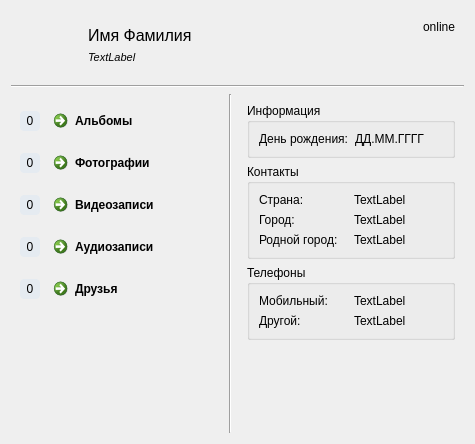
<?xml version="1.0" encoding="UTF-8"?>
<ui version="4.0">
 <class>VkPageUser</class>
 <widget class="QWidget" name="VkPageUser">
  <property name="geometry">
   <rect>
    <x>0</x>
    <y>0</y>
    <width>475</width>
    <height>444</height>
   </rect>
  </property>
  <property name="windowTitle">
   <string>Form</string>
  </property>
  <layout class="QGridLayout" name="gridLayout" columnstretch="0,0,1">
   <item row="2" column="0">
    <widget class="QWidget" name="widget" native="true">
     <layout class="QGridLayout" name="gridLayout_5">
      <item row="4" column="1">
       <widget class="QCommandLinkButton" name="commandLinkButton_5">
        <property name="text">
         <string>Друзья</string>
        </property>
        <property name="icon">
         <iconset theme="config-users">
          <normaloff>.</normaloff>.</iconset>
        </property>
       </widget>
      </item>
      <item row="1" column="1">
       <widget class="QCommandLinkButton" name="commandLinkButton_2">
        <property name="text">
         <string>Фотографии</string>
        </property>
        <property name="icon">
         <iconset theme="applications-photography">
          <normaloff>.</normaloff>.</iconset>
        </property>
       </widget>
      </item>
      <item row="2" column="1">
       <widget class="QCommandLinkButton" name="commandLinkButton_3">
        <property name="text">
         <string>Видеозаписи</string>
        </property>
        <property name="icon">
         <iconset theme="totem">
          <normaloff>.</normaloff>.</iconset>
        </property>
       </widget>
      </item>
      <item row="3" column="1">
       <widget class="QCommandLinkButton" name="commandLinkButton_4">
        <property name="text">
         <string>Аудиозаписи</string>
        </property>
        <property name="icon">
         <iconset theme="applications-multimedia">
          <normaloff>.</normaloff>.</iconset>
        </property>
       </widget>
      </item>
      <item row="0" column="1">
       <widget class="QCommandLinkButton" name="commandLinkButton">
        <property name="text">
         <string>Альбомы</string>
        </property>
        <property name="icon">
         <iconset theme="applications-painting">
          <normaloff>.</normaloff>.</iconset>
        </property>
       </widget>
      </item>
      <item row="5" column="1">
       <spacer name="verticalSpacer_2">
        <property name="orientation">
         <enum>Qt::Vertical</enum>
        </property>
        <property name="sizeHint" stdset="0">
         <size>
          <width>20</width>
          <height>40</height>
         </size>
        </property>
       </spacer>
      </item>
      <item row="0" column="0">
       <widget class="QLabel" name="valueCountAlbums">
        <property name="sizePolicy">
         <sizepolicy hsizetype="Fixed" vsizetype="Fixed">
          <horstretch>0</horstretch>
          <verstretch>0</verstretch>
         </sizepolicy>
        </property>
        <property name="minimumSize">
         <size>
          <width>20</width>
          <height>20</height>
         </size>
        </property>
        <property name="styleSheet">
         <string notr="true">background-color: rgb(229, 235, 241);
border-radius: 4px;</string>
        </property>
        <property name="text">
         <string>0</string>
        </property>
        <property name="alignment">
         <set>Qt::AlignCenter</set>
        </property>
       </widget>
      </item>
      <item row="1" column="0">
       <widget class="QLabel" name="valueCountPhotos">
        <property name="sizePolicy">
         <sizepolicy hsizetype="Fixed" vsizetype="Fixed">
          <horstretch>0</horstretch>
          <verstretch>0</verstretch>
         </sizepolicy>
        </property>
        <property name="minimumSize">
         <size>
          <width>20</width>
          <height>20</height>
         </size>
        </property>
        <property name="styleSheet">
         <string notr="true">background-color: rgb(229, 235, 241);
border-radius: 4px;</string>
        </property>
        <property name="text">
         <string>0</string>
        </property>
        <property name="alignment">
         <set>Qt::AlignCenter</set>
        </property>
       </widget>
      </item>
      <item row="2" column="0">
       <widget class="QLabel" name="valueCountVideos">
        <property name="sizePolicy">
         <sizepolicy hsizetype="Fixed" vsizetype="Fixed">
          <horstretch>0</horstretch>
          <verstretch>0</verstretch>
         </sizepolicy>
        </property>
        <property name="minimumSize">
         <size>
          <width>20</width>
          <height>20</height>
         </size>
        </property>
        <property name="styleSheet">
         <string notr="true">background-color: rgb(229, 235, 241);
border-radius: 4px;</string>
        </property>
        <property name="text">
         <string>0</string>
        </property>
        <property name="alignment">
         <set>Qt::AlignCenter</set>
        </property>
       </widget>
      </item>
      <item row="3" column="0">
       <widget class="QLabel" name="valueCountAudios">
        <property name="sizePolicy">
         <sizepolicy hsizetype="Fixed" vsizetype="Fixed">
          <horstretch>0</horstretch>
          <verstretch>0</verstretch>
         </sizepolicy>
        </property>
        <property name="minimumSize">
         <size>
          <width>20</width>
          <height>20</height>
         </size>
        </property>
        <property name="styleSheet">
         <string notr="true">background-color: rgb(229, 235, 241);
border-radius: 4px;</string>
        </property>
        <property name="text">
         <string>0</string>
        </property>
        <property name="alignment">
         <set>Qt::AlignCenter</set>
        </property>
       </widget>
      </item>
      <item row="4" column="0">
       <widget class="QLabel" name="valueCountFriends">
        <property name="sizePolicy">
         <sizepolicy hsizetype="Fixed" vsizetype="Fixed">
          <horstretch>0</horstretch>
          <verstretch>0</verstretch>
         </sizepolicy>
        </property>
        <property name="minimumSize">
         <size>
          <width>20</width>
          <height>20</height>
         </size>
        </property>
        <property name="styleSheet">
         <string notr="true">background-color: rgb(229, 235, 241);
border-radius: 4px;</string>
        </property>
        <property name="text">
         <string>0</string>
        </property>
        <property name="alignment">
         <set>Qt::AlignCenter</set>
        </property>
       </widget>
      </item>
     </layout>
    </widget>
   </item>
   <item row="2" column="2">
    <widget class="QWidget" name="widget_2" native="true">
     <property name="minimumSize">
      <size>
       <width>0</width>
       <height>50</height>
      </size>
     </property>
     <layout class="QVBoxLayout" name="verticalLayout">
      <item>
       <widget class="QGroupBox" name="groupInfo">
        <property name="title">
         <string>Информация</string>
        </property>
        <layout class="QGridLayout" name="gridLayout_4">
         <item row="0" column="0">
          <widget class="QLabel" name="labelBirthDate">
           <property name="text">
            <string>День рождения:</string>
           </property>
          </widget>
         </item>
         <item row="0" column="1">
          <widget class="QLabel" name="valueBirthDate">
           <property name="text">
            <string>ДД.ММ.ГГГГ</string>
           </property>
          </widget>
         </item>
        </layout>
       </widget>
      </item>
      <item>
       <widget class="QGroupBox" name="groupLocations">
        <property name="title">
         <string>Контакты</string>
        </property>
        <layout class="QGridLayout" name="gridLayout_2">
         <item row="0" column="0">
          <widget class="QLabel" name="labelCountry">
           <property name="text">
            <string>Страна:</string>
           </property>
          </widget>
         </item>
         <item row="0" column="1">
          <widget class="QLabel" name="valueCountry">
           <property name="text">
            <string>TextLabel</string>
           </property>
          </widget>
         </item>
         <item row="1" column="0">
          <widget class="QLabel" name="labelCity">
           <property name="text">
            <string>Город:</string>
           </property>
          </widget>
         </item>
         <item row="1" column="1">
          <widget class="QLabel" name="valueCity">
           <property name="text">
            <string>TextLabel</string>
           </property>
          </widget>
         </item>
         <item row="2" column="0">
          <widget class="QLabel" name="labelHomeTown">
           <property name="text">
            <string>Родной город:</string>
           </property>
          </widget>
         </item>
         <item row="2" column="1">
          <widget class="QLabel" name="valueHomeTown">
           <property name="text">
            <string>TextLabel</string>
           </property>
          </widget>
         </item>
        </layout>
       </widget>
      </item>
      <item>
       <widget class="QGroupBox" name="groupPhones">
        <property name="title">
         <string>Телефоны</string>
        </property>
        <layout class="QGridLayout" name="gridLayout_3">
         <item row="0" column="0">
          <widget class="QLabel" name="labelMobilePhone">
           <property name="text">
            <string>Мобильный:</string>
           </property>
          </widget>
         </item>
         <item row="0" column="1">
          <widget class="QLabel" name="valueMobilePhone">
           <property name="text">
            <string>TextLabel</string>
           </property>
          </widget>
         </item>
         <item row="1" column="0">
          <widget class="QLabel" name="labelOtherPhone">
           <property name="text">
            <string>Другой:</string>
           </property>
          </widget>
         </item>
         <item row="1" column="1">
          <widget class="QLabel" name="valueOtherPhone">
           <property name="text">
            <string>TextLabel</string>
           </property>
          </widget>
         </item>
        </layout>
       </widget>
      </item>
      <item>
       <spacer name="verticalSpacer">
        <property name="orientation">
         <enum>Qt::Vertical</enum>
        </property>
        <property name="sizeHint" stdset="0">
         <size>
          <width>20</width>
          <height>40</height>
         </size>
        </property>
       </spacer>
      </item>
     </layout>
    </widget>
   </item>
   <item row="2" column="1">
    <widget class="Line" name="line_2">
     <property name="orientation">
      <enum>Qt::Vertical</enum>
     </property>
    </widget>
   </item>
   <item row="0" column="0" colspan="3">
    <widget class="QWidget" name="widget_3" native="true">
     <property name="sizePolicy">
      <sizepolicy hsizetype="Preferred" vsizetype="Fixed">
       <horstretch>0</horstretch>
       <verstretch>0</verstretch>
      </sizepolicy>
     </property>
     <property name="minimumSize">
      <size>
       <width>0</width>
       <height>50</height>
      </size>
     </property>
     <layout class="QHBoxLayout" name="horizontalLayout">
      <item>
       <widget class="VkImageWidget" name="imageProfile" native="true">
        <property name="sizePolicy">
         <sizepolicy hsizetype="Fixed" vsizetype="Fixed">
          <horstretch>0</horstretch>
          <verstretch>0</verstretch>
         </sizepolicy>
        </property>
        <property name="minimumSize">
         <size>
          <width>50</width>
          <height>50</height>
         </size>
        </property>
        <property name="maximumSize">
         <size>
          <width>50</width>
          <height>50</height>
         </size>
        </property>
       </widget>
      </item>
      <item>
       <layout class="QVBoxLayout" name="verticalLayout_3">
        <property name="leftMargin">
         <number>12</number>
        </property>
        <item>
         <spacer name="verticalSpacer_4">
          <property name="orientation">
           <enum>Qt::Vertical</enum>
          </property>
          <property name="sizeHint" stdset="0">
           <size>
            <width>20</width>
            <height>0</height>
           </size>
          </property>
         </spacer>
        </item>
        <item>
         <widget class="QLabel" name="valueUsername">
          <property name="font">
           <font>
            <pointsize>12</pointsize>
           </font>
          </property>
          <property name="text">
           <string>Имя Фамилия</string>
          </property>
         </widget>
        </item>
        <item>
         <widget class="QLabel" name="valueStatus">
          <property name="font">
           <font>
            <pointsize>8</pointsize>
            <italic>true</italic>
           </font>
          </property>
          <property name="text">
           <string>TextLabel</string>
          </property>
         </widget>
        </item>
        <item>
         <spacer name="verticalSpacer_3">
          <property name="orientation">
           <enum>Qt::Vertical</enum>
          </property>
          <property name="sizeHint" stdset="0">
           <size>
            <width>20</width>
            <height>0</height>
           </size>
          </property>
         </spacer>
        </item>
       </layout>
      </item>
      <item>
       <widget class="QLabel" name="valueOnline">
        <property name="sizePolicy">
         <sizepolicy hsizetype="Fixed" vsizetype="Preferred">
          <horstretch>0</horstretch>
          <verstretch>0</verstretch>
         </sizepolicy>
        </property>
        <property name="text">
         <string>online</string>
        </property>
        <property name="alignment">
         <set>Qt::AlignRight|Qt::AlignTop|Qt::AlignTrailing</set>
        </property>
       </widget>
      </item>
     </layout>
    </widget>
   </item>
   <item row="1" column="0" colspan="3">
    <widget class="Line" name="line">
     <property name="orientation">
      <enum>Qt::Horizontal</enum>
     </property>
    </widget>
   </item>
  </layout>
 </widget>
 <customwidgets>
  <customwidget>
   <class>VkImageWidget</class>
   <extends>QWidget</extends>
   <header>vkimagewidget.h</header>
   <container>1</container>
  </customwidget>
 </customwidgets>
 <resources/>
 <connections/>
</ui>
